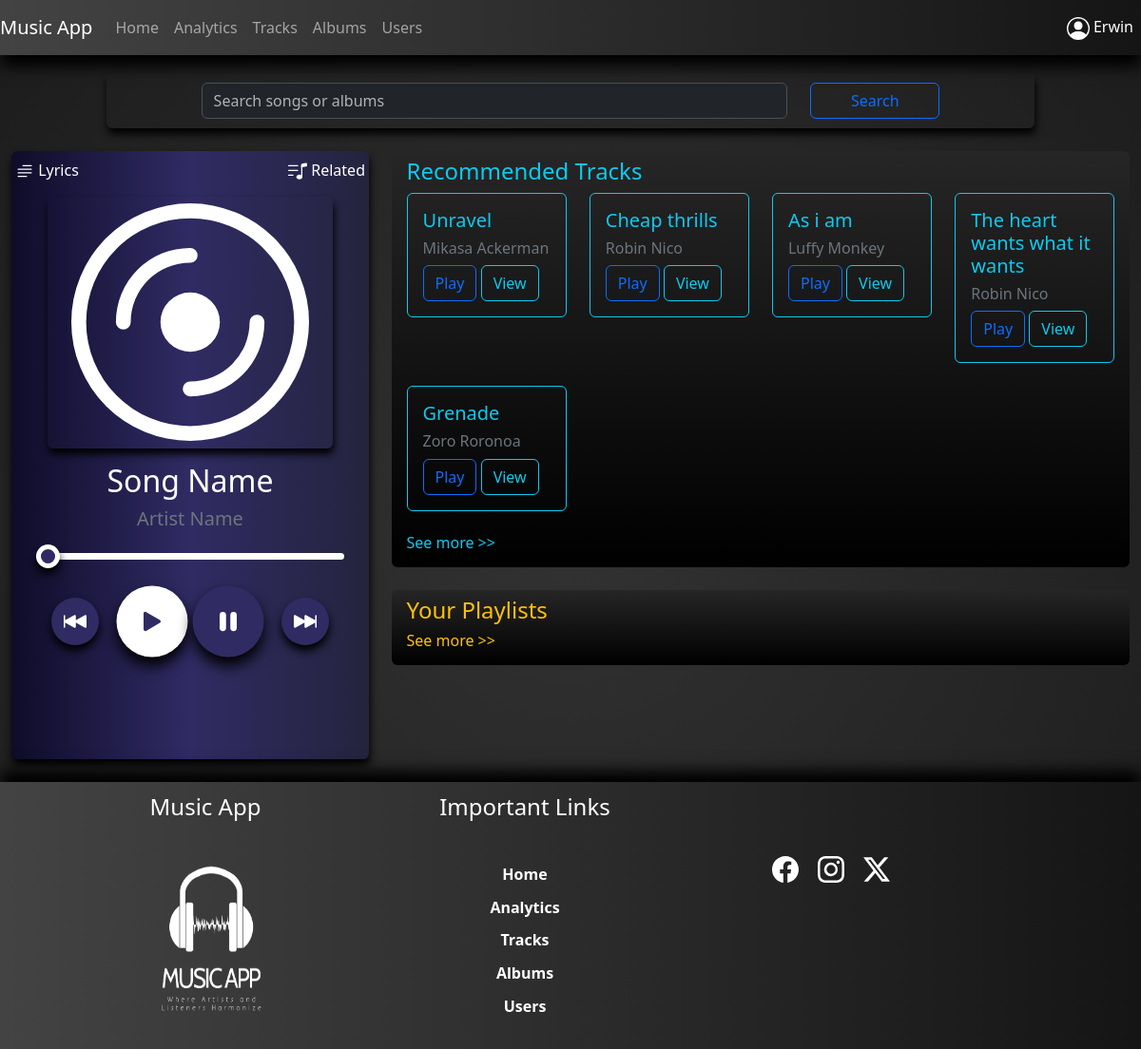
The page /userHome (signed in) on the database as committed earlier.
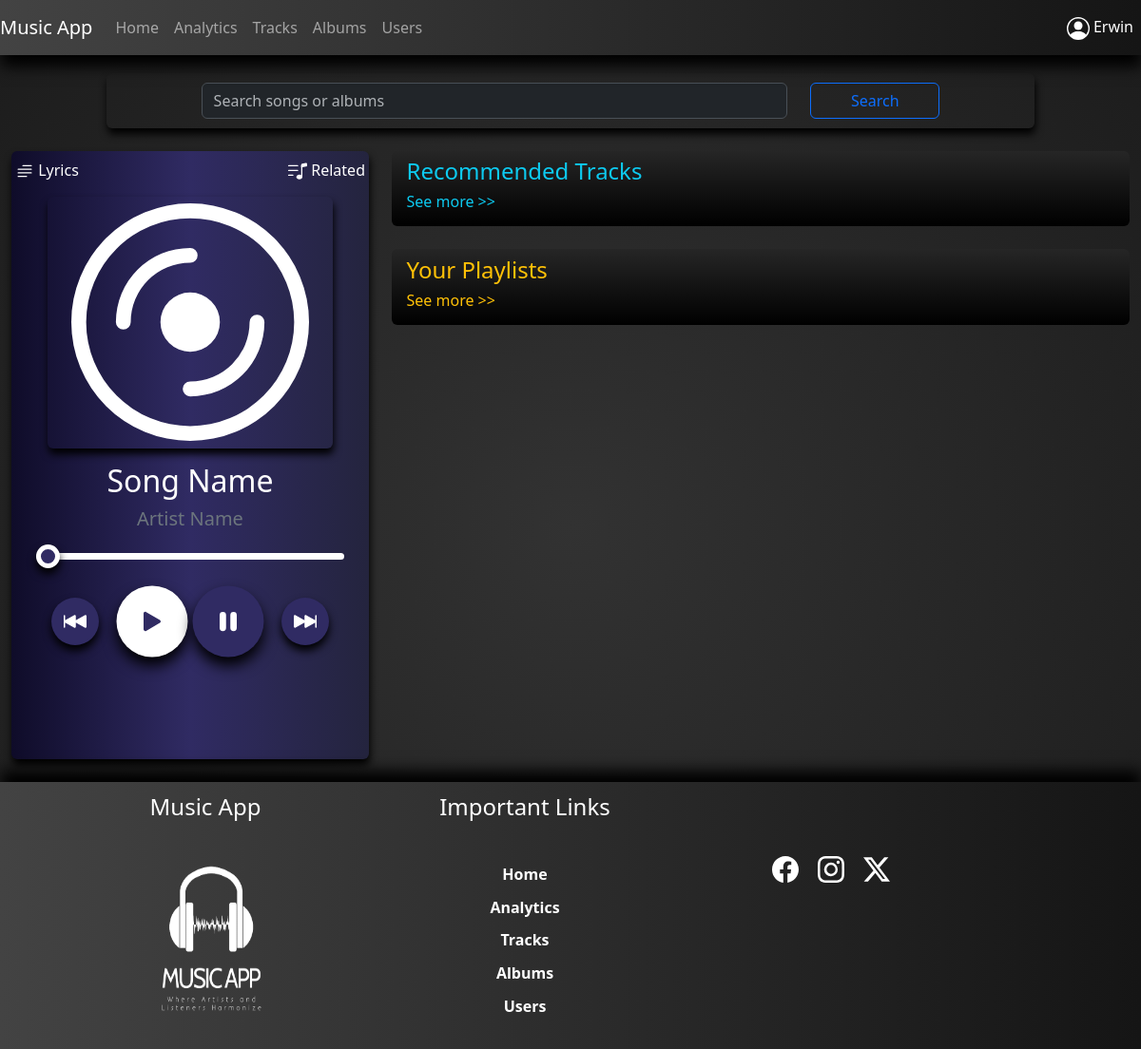
The same page on the database as committed later.
### app/models.py (models this page shows, shortened)
class Songs(UserMixin, db.Model):
    id = db.Column(db.Integer(), autoincrement=True, primary_key=True)
    s_name = db.Column(db.String(100), nullable=False)
    s_artist = db.Column(db.String(50), nullable=False)
    s_album = db.Column(db.String(100), nullable=False)
    s_genre = db.Column(db.String(50), nullable=False)
    s_duration = db.Column(db.String(50), nullable=False)
    s_date = db.Column(db.String(50), nullable=False)
    s_filePath = db.Column(db.String(100), nullable=False)
    s_lyrics = db.Column(db.Text(), nullable=False)
    s_rating = db.Column(db.Integer())
    s_totalRaters = db.Column(db.Integer())
    s_flag = db.Column(db.Integer(), nullable=False)
    s_plays = db.Column(db.Integer())
    album_id = db.Column(db.Integer(), db.ForeignKey('albums.id'), nullable=False)
    user_id = db.Column(db.Integer(), db.ForeignKey('users.id'),nullable=False)

### app/views.py (the view, shortened to what this page needs)
@app.route('/userHome', methods=['GET', 'POST'])
@login_required
def userHome():
    form = SearchForm()
    playlists=Playlists.query.filter_by(user_id=current_user.id).limit(5).all()
    songs=Songs.query.order_by(Songs.s_plays.desc()).limit(5).all()
    currentPath=None
    lyrics=None
    relatedList=None
    searchedSongsList=[]
    currentSong = "Song Name"
    currentArtist = "Artist Name"
    if request.method == 'GET':
        return render_template('user/userHome.html', uH="active text-primary", form=form,cSId=0, p=playlists, s=songs, cPath=currentPath, songL=lyrics,related=relatedList,sSL=searchedSongsList, song=currentSong, artist=currentArtist)

### app/forms.py
class SearchForm(FlaskForm):
    searchString = StringField("Search String", validators=[DataRequired()])
    search = SubmitField("Search")

### app/views.py (called while the page is built)
@login_manager.user_loader
def load_user(user_id):
    return Users.query.get(user_id)

### app/templates/user/userHome.html (shortened to what this page needs)
{% extends 'layouts/base.html' %}
{% block content %}
<div class="container-fluid">
    <div class="row">
        <div class="col-md-10 offset-md-1 col-lg-10 offset-lg-1 col-sm-8 offset-sm-2">
            <div class="mySearchCont rounded">
                <form action="" class="form" method="POST" data-bs-theme="dark">
                    <div class="row">
                        <div class="col-md-8 offset-md-1 col-lg-8 offset-lg-1 col-sm-8 offset-sm-1">
                            {{ form.searchString(class="form-control", placeholder="Search songs or albums") }}
                        </div>
                        <div class="col-md-2 col-lg-2 col-sm-2">
                            <div class="d-grid">
                                {{ form.search(class="btn btn-outline-primary") }}
                            </div>
                        </div>
                    </div>
                </form>
            </div>
        </div>
    </div>
    <div class="row">
        <div class="col-md-4 col-lg-4 col-sm-10">
            {% include 'includes/musicPlayer.html' %}
        </div>
        <div class="col-md-8 col-lg-8 col-sm-10">
            <div class="myRecommended rounded bg-gradient mt-4">
                <h4 class="text-capitalized text-info">Recommended Tracks</h4>
                <div class="row row-cols-1 row-cols-md-4 g-4">
                    {% for i in s %}
                    <div class="col">
                        <div class="card border-info">
                            <div class="card-body">
                                <h5 class="card-title text-info">{{i.s_name}}</h5>
                                <h6 class="text-secondary">{{i.s_artist}}</h6>
                                <a href="{{url_for('playSong',sid=i['id'])}}">
                                    <button class="btn btn-outline-primary">Play</button>
                                </a>
                                <a href="{{url_for('songDetails',sid=i['id'])}}">
                                    <button class="btn btn-outline-info">View</button>
                                </a>
                            </div>
                        </div>
                    </div>
                    {% endfor %}
                </div>
                <a href="{{url_for('exploreMusic')}}" style="text-decoration: none;">
                <h6 class="text-info mt-4">See more >></h6>
                </a>
            </div>
            <div class="myRecommended rounded bg-gradient mt-4 mb-4">
                <h4 class="text-capitalized text-warning">Your Playlists</h4>
                <a href="{{url_for('playlists')}}" style="text-decoration: none;">
                    <h6 class="text-warning mt-4">See more >></h6>
                </a>
            </div>
        </div>
    </div>
</div>
{% endblock %}

Rows that differ between the two databases and show on the page:
removed Songs: s_name "Unravel", s_artist "Mikasa Ackerman"
removed Songs: s_name "Cheap thrills", s_artist "Robin Nico"
removed Songs: s_name "As i am", s_artist "Luffy Monkey"
removed Songs: s_name "The heart wants what it wants", s_artist "Robin Nico"
removed Songs: s_name "Grenade", s_artist "Zoro Roronoa"
